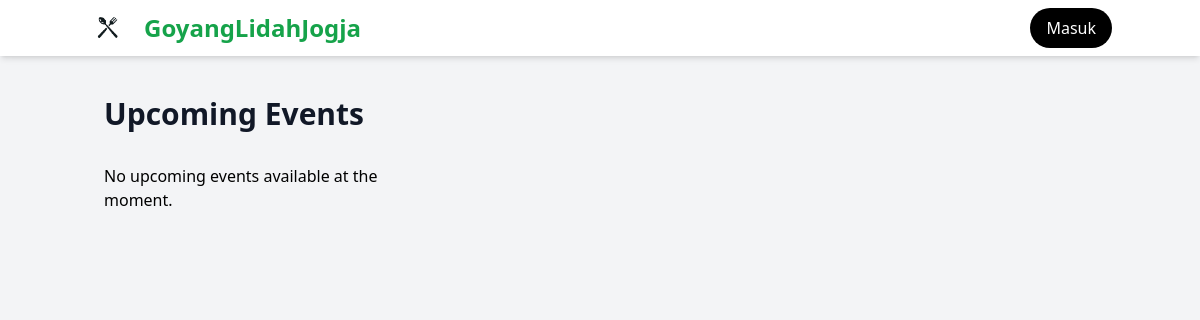
The app's page /events/, older data.
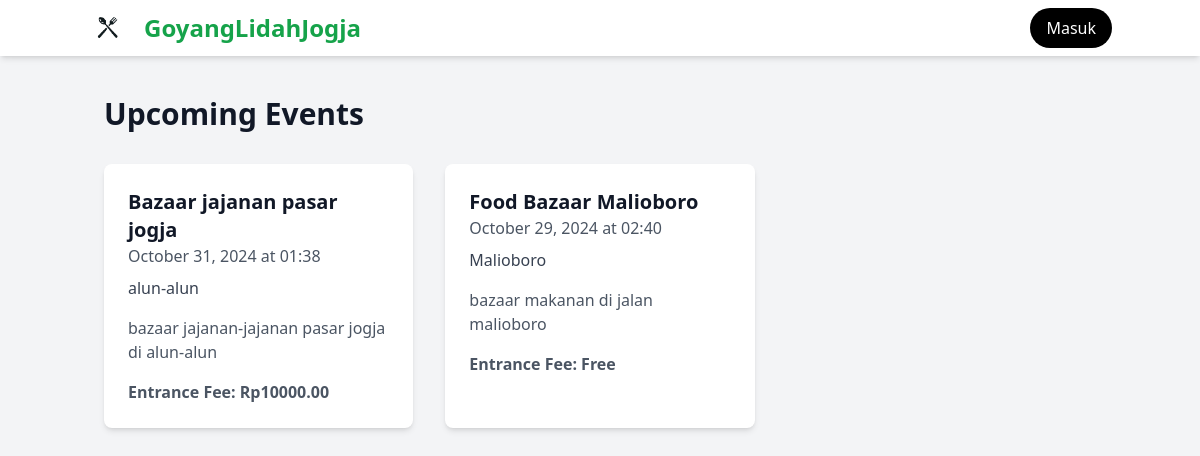
The same page, newer data.
### managerDashboard/models.py (models this page shows, shortened)
class Event(models.Model):
    title = models.CharField(max_length=255)
    description = models.TextField()
    date = models.DateField()
    time = models.TimeField()
    location = models.CharField(max_length=255)
    entrance_fee = models.DecimalField(
        max_digits=10,
        decimal_places=2,
        null=True,
        blank=True
    )
    image = models.URLField(
        max_length=500,
        null=True,
        blank=True,
        validators=[URLValidator()]
    )
    created_by = models.ForeignKey(
        UserProfile,
        on_delete=models.CASCADE,
        related_name='events',
        limit_choices_to={'role': 'EVENT_MANAGER'}
    )
    class Meta:
        verbose_name = 'Event'
        verbose_name_plural = 'Events'

### main/views.py (the view)
# urls.py: path('events/', views.event_list, name='event_list'), # URL for restaurant detail
def event_list(request):
    events = Event.objects.all().order_by('-date')
    return render(request, 'events.html', {'events': events})

### main/templates/events.html (shortened to what this page needs)
{% extends 'base.html' %}
{% load static %}
{% block content %}
<div class="container mx-auto px-4 py-8">
    <h1 class="text-3xl font-bold text-gray-900 mb-8">Upcoming Events</h1>
    <div class="grid grid-cols-1 md:grid-cols-2 lg:grid-cols-3 gap-8">
        {% for event in events %}
        <div class="bg-white shadow-md rounded-lg overflow-hidden">
            <div class="p-6">
                <h2 class="text-xl font-bold text-gray-900">{{ event.title }}</h2>
                <p class="text-gray-600">{{ event.date|date:"F d, Y" }} at {{ event.time|time:"H:i" }}</p>
                <p class="text-gray-700 mt-2">{{ event.location }}</p>
                <p class="mt-4 text-gray-600">{{ event.description|truncatewords:20 }}</p>
                {% if event.entrance_fee == 0 %}
                    <p class="mt-4 text-gray-600 font-bold">Entrance Fee: Free</p>
                {% else %}
                    <p class="mt-4 text-gray-600 font-bold">Entrance Fee: Rp{{ event.entrance_fee }}</p>
                {% endif %}
            </div>
        </div>
        {% empty %}
        <p>No upcoming events available at the moment.</p>
        {% endfor %}
    </div>
</div>
{% endblock %}

Row changes from the older to the newer data that the page shows:
added Event: title "Bazaar jajanan pasar jogja", date "October 31, 2024", time "01:38", location "alun-alun", description "bazaar jajanan-jajanan pasar jogja di alun-alun", entrance_fee "10000.00"
added Event: title "Food Bazaar Malioboro", date "October 29, 2024", time "02:40", location "Malioboro", description "bazaar makanan di jalan malioboro", entrance_fee "Entrance Fee: Free"
Text that changed along with them:
text no longer shown: "No upcoming events available at the moment."
